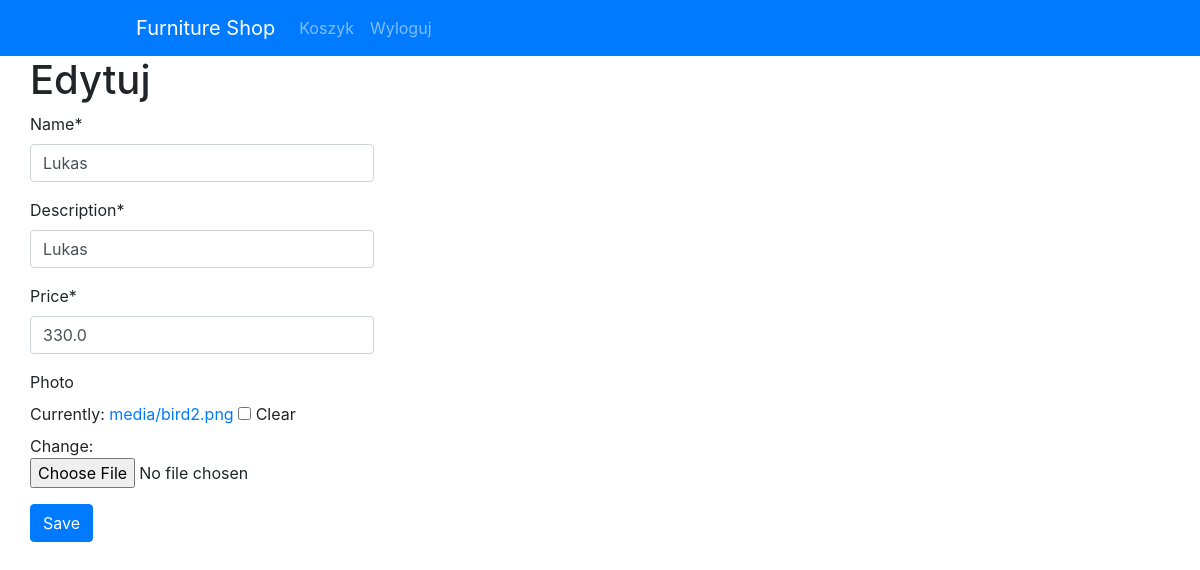
Before: /edit_product/2/ (signed in) with the older database file.
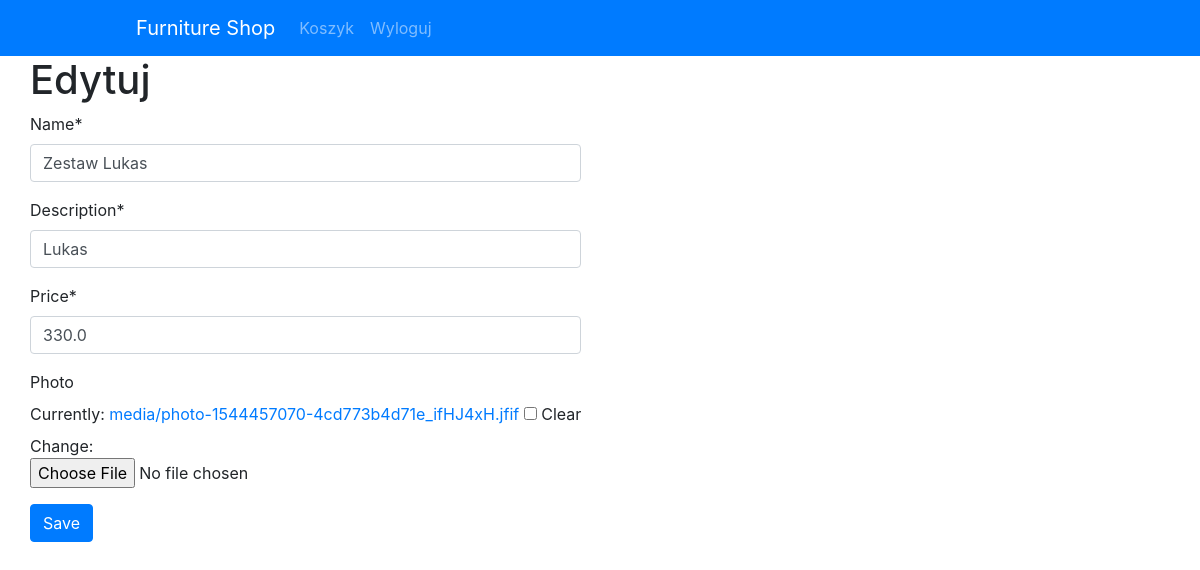
After: the same page with the newer database file.
### index/models.py (models this page shows, shortened)
class Product(models.Model):
    name = models.CharField(max_length=200)
    manufacturer = models.ForeignKey('auth.User', on_delete=models.CASCADE)
    description = models.CharField(max_length=200)
    created_date = models.DateTimeField(default=timezone.now)
    price = models.FloatField()
    photo = models.ImageField(upload_to = 'media/', max_length=255, null=True, blank=True)

### index/views.py (the view)
# urls.py: path('edit_product/<pk>/', views.edit_product, name='edit_product'),
def edit_product(request, pk):
    product = get_object_or_404(Product, pk=pk)
    if request.method == 'POST':
        form = ProductForm(request.POST, request.FILES, instance=product)
        if form.is_valid():
            product = form.save(commit=False)
            product.manufacturer = request.user
            product.created_date = timezone.now()
            product.save()
            return redirect('product_detail', pk=product.pk)
    else:
        form = ProductForm(instance=product)
    return render(request, 'index/edit_product.html', {'form': form})

### index/forms.py
class ProductForm(forms.ModelForm):
    name = forms.CharField(max_length=200)
    description = forms.CharField(max_length=200)
    price = forms.FloatField()
    photo = forms.ImageField(required=False, max_length=255)
    class Meta:
        model = Product
        fields = ('name', 'description', 'price', 'photo')
        exclude = ('manufacturer','created_date',)

### index/templatetags/group_tag.py (called while the page is built)
@register.filter(name='group_tag')
def group_tag(user, group_name):
    group = Group.objects.get(name=group_name)
    return True if group in user.groups.all() else False

### index/templates/index/edit_product.html (shortened to what this page needs)
{% extends 'index/base.html' %}
{% load crispy_forms_tags %}
{% load group_tag %}
{% block content %}
    {% if request.user|group_tag:"Provider"  %}
    <h1>Edytuj</h1>
    <form method="POST" class="product-form">
        {{ form|crispy }}
        <button type="submit" name="save" class="btn btn-primary btn-md my-0 p">Save</button>
    </form>
    {% else %}
    <h1>Nie masz tutaj dostępu</h1>
    {% endif %}
{% endblock %}

Changed rows visible on the page:
changed Product "Lukas": name "Lukas" → "Zestaw Lukas"
Other visible differences:
text no longer shown: "Name * Description * Price * Photo Currently: media/bird2.png Clear Change:"
text now shown: "Name * Description * Price * Photo Currently: media/photo-1544457070-4cd773b4d71e_ifHJ4xH.jfif Clear Change:"
